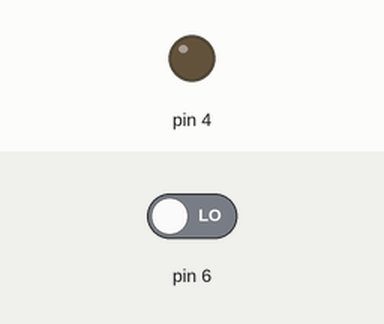
A sketch run on a simulated Arduino Uno, built with avr-gcc and run on an emulated ATmega328P. Shown: output pins drawn as LEDs (lit = HIGH). The test bench sets the inputs (shaded band); at power-on: pin 6 LOW.

Above: at 1.2 s.
1.3 s: pin 6 driven HIGH
At 2.5 s:
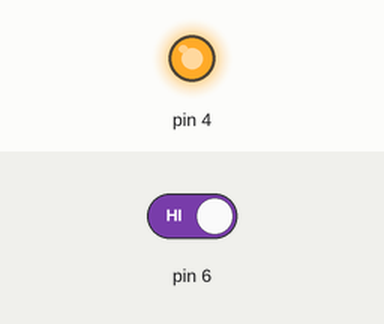
2.8 s: pin 6 driven LOW
At 3.7 s:
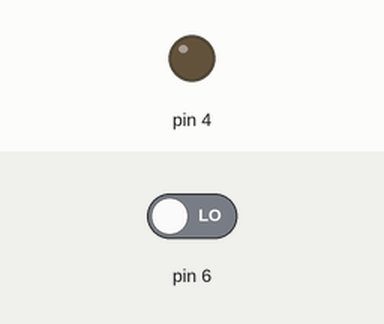
Timing chart, 0 to 5.8 s (numbered marks = the images above; inputs shaded):
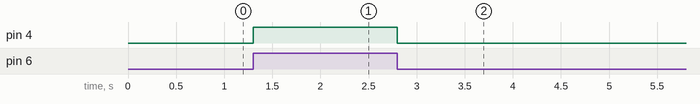

The sketch:

Lesson_2_Button.ino
```cpp
/*
 * Generated using BlocklyDuino:
 *
 * https://github.com/MediaTek-Labs/BlocklyDuino-for-LinkIt
 *
 * Date: Mon, 28 Sep 2020 03:16:08 GMT
 */


void setup()
{
  pinMode(4, OUTPUT);

}


void loop()
{
  if ((digitalRead(6)) == 1) {
    digitalWrite(4, 1);

  } else {
    digitalWrite(4, 0);

  }
}
```

Measured:
- after the input at 1.3 s, pin 4: LOW → HIGH at once
- after the input at 2.8 s, pin 4: HIGH → LOW at once
